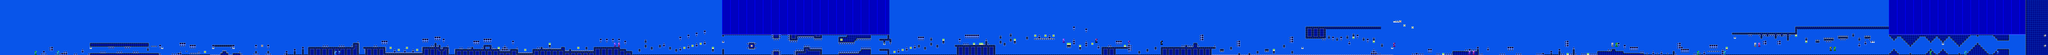

Tiled map render using the project's own tile images. Description and the map definition, with tile-layer contents summarised, below:
An orthogonal 1004x27 tile map with 16x16 px tiles, 2 tile layers (SP, ...), 2 tilesets.

<map version="1.10" tiledversion="1.10.2" orientation="orthogonal" renderorder="right-down" width="1004" height="27" tilewidth="16" tileheight="16" infinite="0" nextlayerid="3" nextobjectid="1">
 <editorsettings>
  <chunksize width="16" height="27" />
  <export target="timemachine.csv" format="csv" />
 </editorsettings>
 <tileset firstgid="1" name="famidash" tilewidth="16" tileheight="16" tilecount="240" columns="16">
  <image source="../../GRAPHICS/famidash.bmp" width="256" height="240" />
 </tileset>
 <tileset firstgid="241" name="sprites" tilewidth="16" tileheight="16" tilecount="256" columns="16">
  <image source="../../GRAPHICS/sprites.png" width="256" height="256" />
 </tileset>
 <layer id="1" width="1004" height="27">
  <data>[27108 cells, 27108 non-empty, 41 distinct tile ids]</data>
 </layer>
 <layer id="2" name="SP" width="1004" height="27">
  <data>[27108 cells, 108 non-empty, 36 distinct tile ids]</data>
 </layer>
</map>
